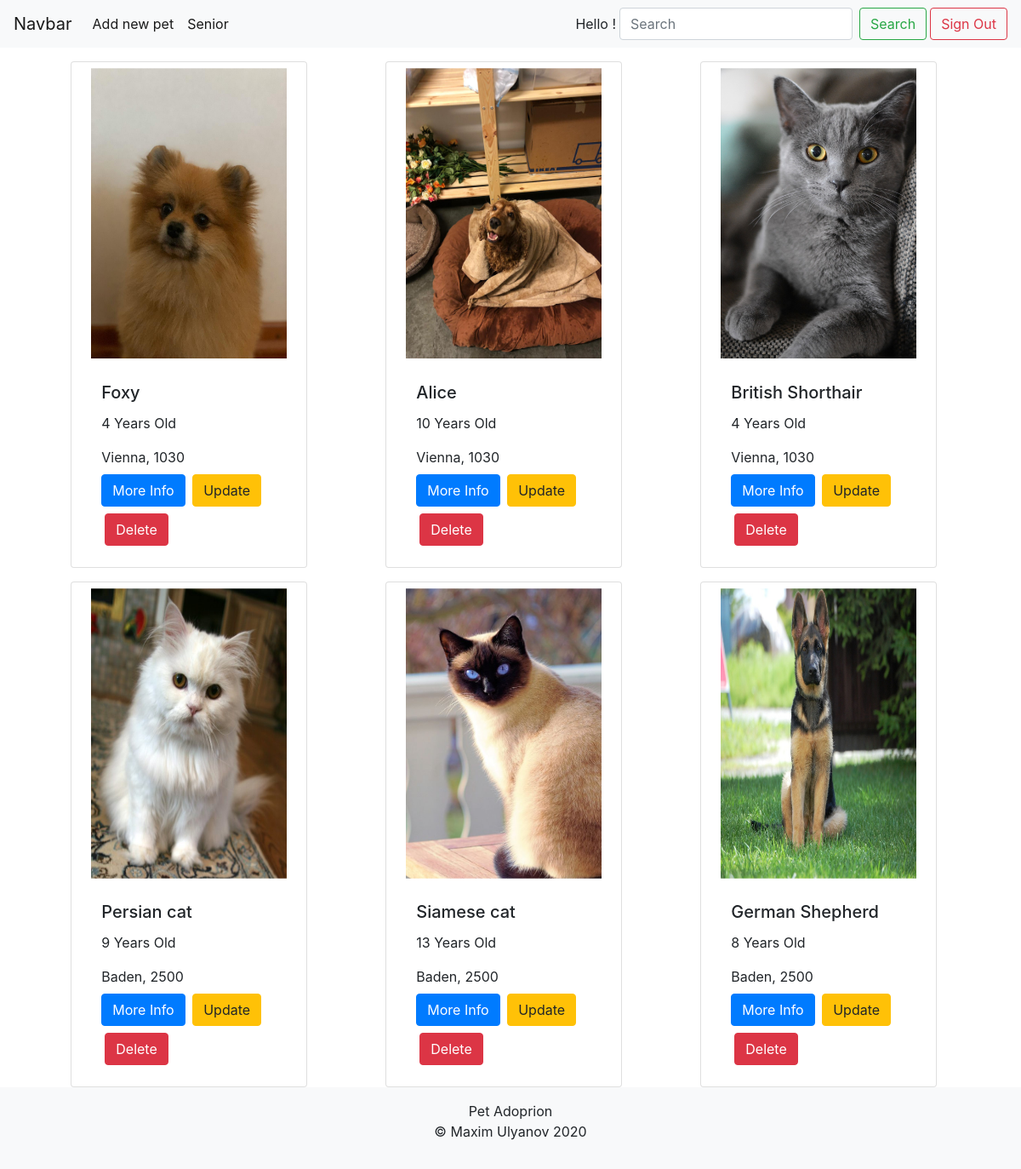
The page /admin.php (signed in) on the database its author committed.
### tables this page shows
CREATE TABLE `pets` (
  `pet_id` int(11) NOT NULL,
  `pet_name` char(70) DEFAULT NULL,
  `age` int(11) DEFAULT NULL,
  `pet_IMG` varchar(255) DEFAULT NULL,
  `type` enum('small','large') DEFAULT NULL,
  `description` longtext,
  `senior` enum('no','yes') DEFAULT NULL,
  `website` varchar(255) DEFAULT NULL,
  `hobbies` text,
  `date_available` date DEFAULT NULL,
  `location_id_FK` int(11) DEFAULT NULL
);

CREATE TABLE `location` (
  `location_id` int(11) NOT NULL,
  `location_name` char(50) DEFAULT NULL,
  `city` varchar(70) DEFAULT NULL,
  `ZIP` int(11) DEFAULT NULL,
  `address` varchar(100) DEFAULT NULL,
  `location_img` varchar(250) DEFAULT NULL
);

### admin.php (the view, shortened to what this page needs)
<?php
require_once 'actions/db_connect.php';
?>
<!DOCTYPE html>
<html lang="en">
<head>
    <link rel="stylesheet" href="style.css">
    <link rel="stylesheet" href="https://stackpath.bootstrapcdn.com/bootstrap/4.5.2/css/bootstrap.min.css">
</head>
<body>
<header>
<nav class="navbar navbar-expand-lg navbar-light bg-light">
  <a class="navbar-brand" href="#">Navbar</a>
  <div class="collapse navbar-collapse" id="navbarSupportedContent">
    <ul class="navbar-nav mr-auto">
      <li class="nav-item">
        <a class="nav-link active" type='button' href="add_animal.php">Add new pet</a>
      </li>
      <li class="nav-item">
        <a class="nav-link active" href="senior.php">Senior</a>
      </li>
    </ul>
    <form class="form-inline my-2 my-lg-0">
    <span class="mr-1"><?php echo "Hello ". $userRow['name' ]. "!"; ?></span>
      <input class="form-control mr-sm-2" type="search" placeholder="Search" aria-label="Search">
      <button class="btn btn-outline-success mr-1" type="submit">Search</button>
      <a class="btn btn-outline-danger" href="logout.php?logout">Sign Out</a>
    </form>
  </div>
</nav>
</header>
<div class="container d-flex flex-wrap justify-content-around">
<?php
          $sql = " SELECT pets.pet_id, pets.pet_IMG, pets.pet_name, pets.age, `location`.city, `location`.ZIP
          FROM pets
          INNER JOIN `location` ON pets.location_id_FK=`location`.location_id";
           $result = $connect->query($sql);
            if($result->num_rows > 0) {
                while($row = $result->fetch_assoc()) {
                echo "<div class='card pet mt-3 mr-3 col-3' style='width: 20vw;'>";
                echo  "<img src='".$row['pet_IMG']."'class='card-img-top'><div class='card-body'> <h5 class='card-title'>".$row['pet_name' ]."</h5><p class='card-text'>" .$row['age']." Years Old</p>".$row['city'].", " .$row['ZIP']."<br><a href='pet_info.php?pet_id=" .$row['pet_id']."' class='mt-2 btn btn-primary'>More Info</a>
                <a class='mt-2 ml-1 btn btn-warning' href='update_animal.php?pet_id=" .$row['pet_id']."'>Update</a><a class='mt-2 ml-1 btn btn-danger' href='delete_animal.php?pet_id=" .$row['pet_id']."'>Delete</a>" ;
                echo" </div>
                </div>";
               }
           } else  {
               echo  "No Data Avaliable";
           }
            ?>
<?php require_once 'footer.php'; ?>

### style.css (style rules this page uses)
.pet img { width: 100%; padding: 3%; height: 60%; }

### rows shown on the page
pets: pet_IMG (picture), pet_name "Foxy", age "4", location_id_FK.city "Vienna", location_id_FK.ZIP "1030"
pets: pet_IMG (picture), pet_name "Alice", age "10", location_id_FK.city "Vienna", location_id_FK.ZIP "1030"
pets: pet_IMG (picture), pet_name "British Shorthair", age "4", location_id_FK.city "Vienna", location_id_FK.ZIP "1030"
pets: pet_IMG (picture), pet_name "Persian cat", age "9", location_id_FK.city "Baden", location_id_FK.ZIP "2500"
pets: pet_IMG (picture), pet_name "Siamese cat", age "13", location_id_FK.city "Baden", location_id_FK.ZIP "2500"
pets: pet_IMG (picture), pet_name "German Shepherd", age "8", location_id_FK.city "Baden", location_id_FK.ZIP "2500"
